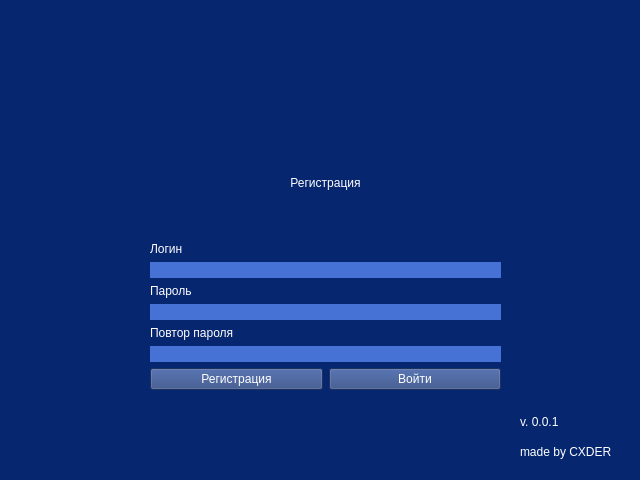
<?xml version="1.0" encoding="UTF-8"?>
<ui version="4.0">
 <class>RegisterWindow</class>
 <widget class="QMainWindow" name="RegisterWindow">
  <property name="geometry">
   <rect>
    <x>0</x>
    <y>0</y>
    <width>640</width>
    <height>480</height>
   </rect>
  </property>
  <property name="windowTitle">
   <string>Регистрация</string>
  </property>
  <property name="styleSheet">
   <string notr="true">background-color: rgb(6, 38, 111);
font: 14pt &quot;DejaVu Serif&quot;;
color: rgb(255, 255, 255);</string>
  </property>
  <widget class="QWidget" name="centralwidget">
   <widget class="QWidget" name="verticalLayoutWidget">
    <property name="geometry">
     <rect>
      <x>150</x>
      <y>130</y>
      <width>351</width>
      <height>260</height>
     </rect>
    </property>
    <layout class="QVBoxLayout" name="verticalLayout">
     <item>
      <widget class="QLabel" name="label">
       <property name="styleSheet">
        <string notr="true">font: 16pt &quot;DejaVu Serif&quot;;</string>
       </property>
       <property name="text">
        <string>Регистрация</string>
       </property>
       <property name="alignment">
        <set>Qt::AlignCenter</set>
       </property>
      </widget>
     </item>
     <item>
      <layout class="QVBoxLayout" name="verticalLayout_2">
       <item>
        <widget class="QLabel" name="label_2">
         <property name="text">
          <string>Логин</string>
         </property>
        </widget>
       </item>
       <item>
        <widget class="QLineEdit" name="login_line">
         <property name="styleSheet">
          <string notr="true">border:none;
background-color: rgb(70, 113, 213);</string>
         </property>
        </widget>
       </item>
       <item>
        <widget class="QLabel" name="label_3">
         <property name="text">
          <string>Пароль</string>
         </property>
        </widget>
       </item>
       <item>
        <widget class="QLineEdit" name="passwd_line">
         <property name="styleSheet">
          <string notr="true">border:none;
background-color: rgb(70, 113, 213);
</string>
         </property>
        </widget>
       </item>
       <item>
        <widget class="QLabel" name="label_4">
         <property name="text">
          <string>Повтор пароля</string>
         </property>
        </widget>
       </item>
       <item>
        <widget class="QLineEdit" name="passwd2_line">
         <property name="styleSheet">
          <string notr="true">border:none;
background-color: rgb(70, 113, 213);</string>
         </property>
        </widget>
       </item>
       <item>
        <layout class="QHBoxLayout" name="horizontalLayout">
         <item>
          <widget class="QPushButton" name="register_btn">
           <property name="styleSheet">
            <string notr="true">QPushButton {
    background-color: rgb(42, 68, 128);
    color: white;
}
QPushButton:hover {
    background-color: rgb(18, 64, 171);
}</string>
           </property>
           <property name="text">
            <string>Регистрация</string>
           </property>
          </widget>
         </item>
         <item>
          <widget class="QPushButton" name="log_in_btn">
           <property name="styleSheet">
            <string notr="true">QPushButton {
    background-color: rgb(42, 68, 128);
    color: white;
}
QPushButton:hover {
    background-color: rgb(18, 64, 171);
}</string>
           </property>
           <property name="text">
            <string>Войти</string>
           </property>
          </widget>
         </item>
        </layout>
       </item>
      </layout>
     </item>
    </layout>
   </widget>
   <widget class="QWidget" name="verticalWidget_2" native="true">
    <property name="geometry">
     <rect>
      <x>520</x>
      <y>410</y>
      <width>111</width>
      <height>54</height>
     </rect>
    </property>
    <layout class="QVBoxLayout" name="verticalLayout_4">
     <property name="spacing">
      <number>6</number>
     </property>
     <property name="sizeConstraint">
      <enum>QLayout::SetDefaultConstraint</enum>
     </property>
     <item>
      <widget class="QLabel" name="credits">
       <property name="styleSheet">
        <string notr="true">font: italic 10pt &quot;Droid Sans Fallback&quot;;</string>
       </property>
       <property name="text">
        <string>v. 0.0.1</string>
       </property>
      </widget>
     </item>
     <item>
      <widget class="QLabel" name="label_6">
       <property name="styleSheet">
        <string notr="true">font: italic 10pt &quot;Droid Sans Fallback&quot;;
</string>
       </property>
       <property name="text">
        <string>made by CXDER</string>
       </property>
      </widget>
     </item>
    </layout>
   </widget>
  </widget>
 </widget>
 <resources/>
 <connections/>
</ui>
